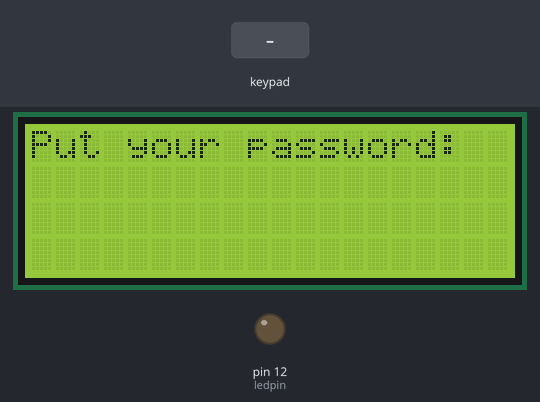
A sketch run on a simulated Arduino Uno, built with avr-gcc and run on an emulated ATmega328P. Parts: 20×4 character LCD, output pins drawn as LEDs (lit = HIGH). Inputs (shaded band) come from the test bench.

Above: at 1.2 s.
1.3 s: keypad keys 6 5 7 5 # pressed 0.4 s apart
At 4.2 s:
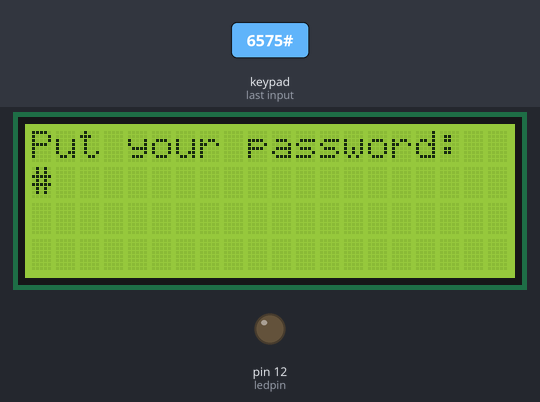
4.8 s: key '*' pressed
6.3 s: keypad keys 1 4 1 5 1 6 1 7 * pressed 0.4 s apart
At 10.6 s:
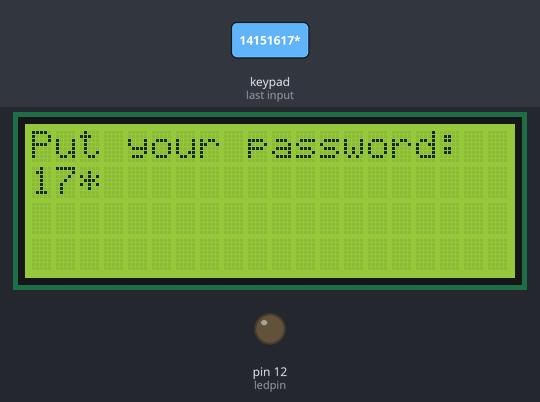
11.4 s: key '1' pressed
At 12.1 s:
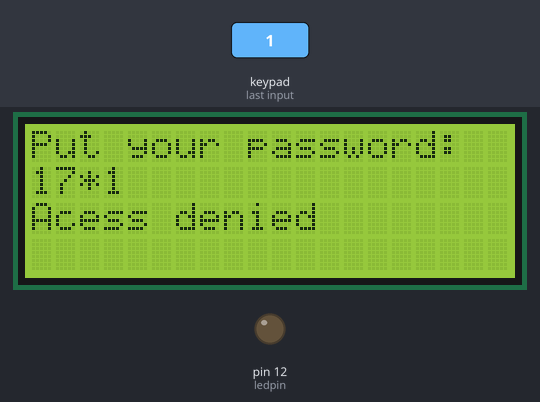
12.9 s: key '6' pressed
At 13.2 s:
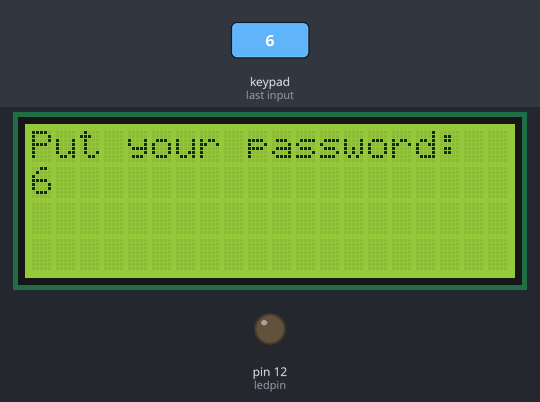
Timing chart, 0 to 15.4 s (numbered marks = the images above; inputs shaded):
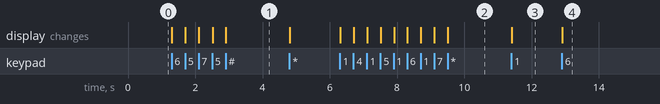

The sketch:

Target_1.ino
```cpp
#include "Keypad.h"
#include <LiquidCrystal.h>
#define RS 8
#define E 7
#define D4 6
#define D5 5
#define D6 4
#define D7 3
#define LCDCOLS 20
#define LCDROWS 4

LiquidCrystal lcd(RS, E, D4, D5, D6, D7);

const byte ledpin = 12;

bool secretPass(char userInput[4]);
void setUserInput();
char userInput[4];
int i = 0, j = 0;

const byte ROWS = 4; //four rows
const byte COLS = 3; //three columns
char keys[ROWS][COLS] = {
  {'1', '2', '3'},
  {'4', '5', '6'},
  {'7', '8', '9'},
  {'*', '0', '#'}
};
byte rowPins[ROWS] = {14, 15, 16, 17}; //connect to the row pinouts of the keypad
byte colPins[COLS] = {18, 19, 2}; //connect to the column pinouts of the keypad
Keypad mykeypad = Keypad(makeKeymap(keys), rowPins, colPins, ROWS, COLS );

void setup() {
  pinMode(ledpin, OUTPUT);
  Serial.begin(9600);
  lcd.begin(LCDCOLS, LCDROWS);
  lcd.setCursor(0, 0);
  lcd.print("Put your password:");
}

void loop()
{
  setUserInput();
}

void setUserInput()
{
  char key = mykeypad.getKey();

  if (key != NO_KEY)
  {
    if (i == 0) lcd.clear();
    lcd.setCursor(0, 0);
    lcd.print("Put your password:");
    lcd.setCursor(i % 4, 1);
    lcd.print(key);
    //Serial.println(key);
    userInput[i % 4] = key;
    if (sizeof(userInput) > 4) exit(0); //check input

    i++;
    if (i > 3)
    {
      i = 0;
      j++;

      //delayMicroseconds(1);

      //delay(500);
      //Serial.println(userInput);
      lcd.setCursor(0, 2);
      if (secretPass(userInput))
      {
        lcd.print("Access granted");
      }
      else
      {
        lcd.print("Acess denied");
      }

    }
  }
}
bool secretPass(char userInput[4])
{
  char passw[4] = "6575";
  bool isEqual;
  digitalWrite(ledpin, HIGH);
  isEqual = !strncmp(passw, userInput, 4);
  digitalWrite(ledpin, LOW);
  return isEqual;
}
```

Measured:
- after the input at 1.3 s, the display: first changes at once (image 1 shows a later state)
- after the input at 6.3 s, the display: first changes at once (image 2 shows a later state)
- after the input at 11.4 s, the display: changes at once (image 3)
- after the input at 12.9 s, the display: changes at once (image 4)
